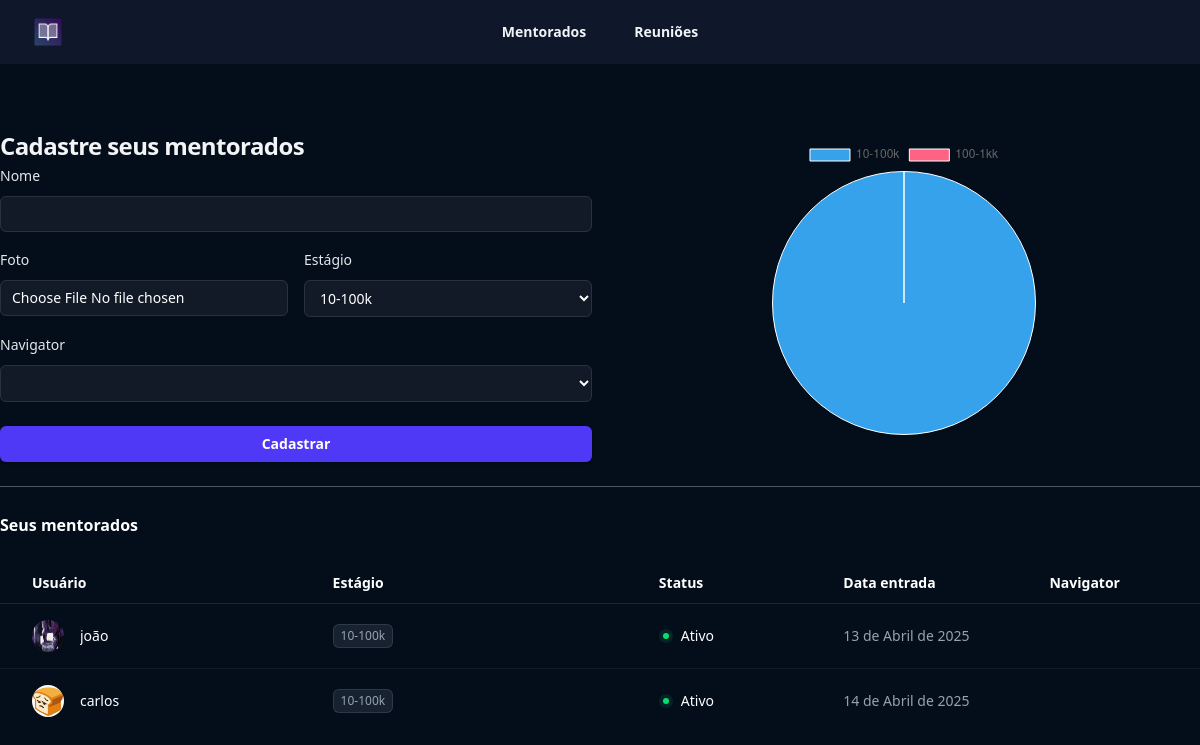
Page /mentorados/ (signed in) on the committed database.
### mentorados/models.py (models this page shows, shortened)
class Mentorados(models.Model):
    estagio_choices = (
        ('E1', '10-100k'),
        ('E2', '100-1kk')
    )
    nome = models.CharField(max_length=255)
    foto = models.ImageField(upload_to='fotos', null=True, blank=True)
    estagio = models.CharField(max_length=2, choices=estagio_choices)
    navigator = models.ForeignKey(Navigators, null=True, blank=True, on_delete=models.CASCADE)
    user = models.ForeignKey(User, on_delete=models.CASCADE) #mentor
    criado_em = models.DateField(auto_now_add=True, null=True)
    token = models.CharField(max_length=16)

### mentorados/views.py (the view, shortened to what this page needs)
# urls.py: path('mentorados/', include('mentorados.urls'))
@login_required
def mentorados(request):
    if request.method == 'GET':
        navigators = Navigators.objects.filter(user=request.user)
        mentorados = Mentorados.objects.filter(user=request.user)
        estagios_flat = []
        qtd_estagios = []
        for i in Mentorados.estagio_choices:
            estagios_flat.append(i[1])
        for i, j in Mentorados.estagio_choices:
            x = Mentorados.objects.filter(estagio=i).filter(user=request.user).count()
            qtd_estagios.append(x)
        return render(request, 'mentorados.html', {'estagios': Mentorados.estagio_choices, 'navigators': navigators, 'mentorados': mentorados, 'estagios_flat':estagios_flat, 'qtd_estagios':qtd_estagios})

### mentorados/templates/mentorados.html (shortened to what this page needs)
{% extends "base.html" %}
{% load static %}
{% block 'body' %}
<header class="bg-slate-900">
    <nav class="flex items-center justify-between p-4 lg:px-8" aria-label="Global">
      <div class="flex lg:flex-1">
        <a href="#" class="-m-1.5 p-1.5">
          <img class="h-8 w-auto" src="{% static 'logo.png' %}" alt="">
        </a>
      </div>
      <div class="hidden lg:flex lg:gap-x-12">
        <a href="{% url 'mentorados' %}" class="text-sm/6 font-semibold text-gray-100">Mentorados</a>
        <a href="{% url 'reunioes' %}" class="text-sm/6 font-semibold text-gray-100">Reuniões</a>
      </div>
    </nav>
  </header>
  <div class="bg-[#040e1b] min-h-screen">
    <div class="max-w-7xl mx-auto py-12">
        <div class="grid grid-cols-2 gap-4">
            <div>
                <form action="{% url 'mentorados' %}" method="POST" enctype='multipart/form-data'>{% csrf_token %}
                <h2 class="mt-4 text-2xl/9 font-bold tracking-tight text-gray-100">Cadastre seus mentorados</h2>
                <div>
                    <label for="email" class="block text-sm/6 font-medium text-gray-200">Nome</label>
                    <div class="mt-2">
                        <input type="text" name="nome" required class="block w-full rounded-md bg-white/5 px-3 py-1.5 text-base text-white outline outline-1 -outline-offset-1 outline-white/10 placeholder:text-gray-500 focus:outline focus:outline-2 focus:-outline-offset-2 focus:outline-indigo-500 sm:text-sm/6">
                      </div>
                </div>
                <div class="grid grid-cols-2 gap-4 mt-4">
                    <div>
                        <label class="block text-sm/6 font-medium text-gray-200">Foto</label>
                        <div class="mt-2">
                            <input type="file" name="foto" id="foto" autocomplete="foto" class="block w-full rounded-md bg-white/5 px-3 py-1.5 text-base text-white outline outline-1 -outline-offset-1 outline-white/10 placeholder:text-gray-500 focus:outline focus:outline-2 focus:-outline-offset-2 focus:outline-indigo-500 sm:text-sm/6">
                        </div>
                    </div>
                    <div>
                        <label class="block text-sm/6 font-medium text-gray-200">Estágio</label>
                        <div class="mt-2">
                            <select name="estagio" id="" class="block w-full rounded-md bg-white/5 px-3 py-2 text-base text-white outline outline-1 -outline-offset-1 outline-white/10 placeholder:text-gray-500 focus:outline focus:outline-2 focus:-outline-offset-2 focus:outline-indigo-500 sm:text-sm/6">
                                {% for estagio in estagios  %}
                                    <option class="text-slate-900" value="{{estagio.0}}">{{estagio.1}}</option>
                                {% endfor %}
                            </select>
                        </div>
                    </div>
                </div>
                <div class="mt-4">
                        <label class="block text-sm/6 font-medium text-gray-200">Navigator</label>
                        <div class="mt-2">
                            <select name="navigator" id="" class="block w-full rounded-md bg-white/5 px-3 py-2 text-base text-white outline outline-1 -outline-offset-1 outline-white/10 placeholder:text-gray-500 focus:outline focus:outline-2 focus:-outline-offset-2 focus:outline-indigo-500 sm:text-sm/6">
                            </select>
                        </div>
                        <br>
                        <button type="submit" class="flex w-full justify-center cursor-pointer rounded-md bg-indigo-600 px-3 py-1.5 text-sm/6 font-semibold text-white shadow-sm hover:bg-indigo-500 focus-visible:outline focus-visible:outline-2 focus-visible:outline-offset-2 focus-visible:outline-indigo-600">Cadastrar</button>
                </div>
              </form>
            </div>
            <div class="flex justify-center items-center w-1/2 mx-auto">
                <canvas id="myChart" class="w-24 h-24"></canvas>
            </div>
        </div>
        <div class="mt-6">
            <hr class="border-gray-600">
            <br>
            <h2 class="text-base/7 font-semibold text-white ">Seus mentorados</h2>
            <table class="mt-6 w-full whitespace-nowrap text-left">
              <colgroup>
                <col class="w-full sm:w-4/12">
                <col class="lg:w-4/12">
                <col class="lg:w-2/12">
                <col class="lg:w-1/12">
                <col class="lg:w-1/12">
              </colgroup>
              <thead class="border-b border-white/10 text-sm/6 text-white">
                <tr>
                  <th scope="col" class="py-2 pl-4 pr-8 font-semibold sm:pl-6 lg:pl-8">Usuário</th>
                  <th scope="col" class="hidden py-2 pl-0 pr-8 font-semibold sm:table-cell">Estágio</th>
                  <th scope="col" class="py-2 pl-0 pr-4 text-right font-semibold sm:pr-8 sm:text-left lg:pr-20">Status</th>
                  <th scope="col" class="hidden py-2 pl-0 pr-8 font-semibold md:table-cell lg:pr-20">Data entrada</th>
                  <th scope="col" class="hidden py-2 pl-0 pr-8 font-semibold md:table-cell lg:pr-20">Navigator</th>
                </tr>
              </thead>
              <tbody class="divide-y divide-white/5">
                {% for mentorado in mentorados %}
                  <tr>
                    <td class="py-4 pl-4 pr-8 sm:pl-6 lg:pl-8">
                      <div class="flex items-center gap-x-4">
                        <img src="{% if mentorado.foto %}
                                     {{ mentorado.foto.url }}
                                 {% else %}
                                     ''
                                {% endif %}" alt="" class="size-8 rounded-full bg-gray-800">
                        <div class="truncate text-sm/6 font-medium text-white"> <a href='{% url 'tarefa' mentorado.id %}'> {{mentorado.nome}}</a></div>
                      </div>
                    </td>
                    <td class="hidden py-4 pl-0 pr-4 sm:table-cell sm:pr-8">
                      <div class="flex gap-x-3">
                        <div class="rounded-md bg-gray-700/40 px-2 py-1 text-xs font-medium text-gray-400 ring-1 ring-inset ring-white/10">{{mentorado.get_estagio_display}}</div>
                      </div>
                    </td>
                    <td class="py-4 pl-0 pr-4 text-sm/6 sm:pr-8 lg:pr-20">
                      <div class="flex items-center justify-end gap-x-2 sm:justify-start">
                        <div class="flex-none rounded-full bg-green-400/10 p-1 text-green-400">
                          <div class="size-1.5 rounded-full bg-current"></div>
                        </div>
                        <div class="hidden text-white sm:block">Ativo</div>
                      </div>
                    </td>
                    <td class="hidden py-4 pl-0 pr-8 text-sm/6 text-gray-400 md:table-cell lg:pr-20">{{mentorado.criado_em}}</td>
                    <td class="hidden py-4 pl-0 pr-8 text-sm/6 text-gray-400 md:table-cell lg:pr-20">
                    </td>
                  </tr>
                {% endfor %}
              </tbody>
            </table>
          </div>
    </div>
  </div>
  <script>
    const ctx = document.getElementById('myChart');
    new Chart(ctx, {
      type: 'pie',
      data: {
        labels: {{estagios_flat|safe}},
        datasets: [{
          label: '',
          data: {{qtd_estagios|safe}},
          borderWidth: 1
        }]
      },
    });
  </script>
{% endblock 'body' %}

### templates/base.html (shortened to what this page needs)
<!DOCTYPE html>
<html lang="en">
<head>
    <script src="https://unpkg.com/@tailwindcss/browser@4"></script>
</head>
<body>
    {% block 'body' %}{% endblock 'body' %}
</body>
</html>

### rows in the picture
Mentorados: foto (picture), nome "joão", estagio "10-100k", criado_em "13 de Abril de 2025"
Mentorados: foto (picture), nome "carlos", estagio "10-100k", criado_em "14 de Abril de 2025"

### other values in the picture
form field estagio "10-100k"
chart data {{ qtd_estagios|safe }} [2, 0]
